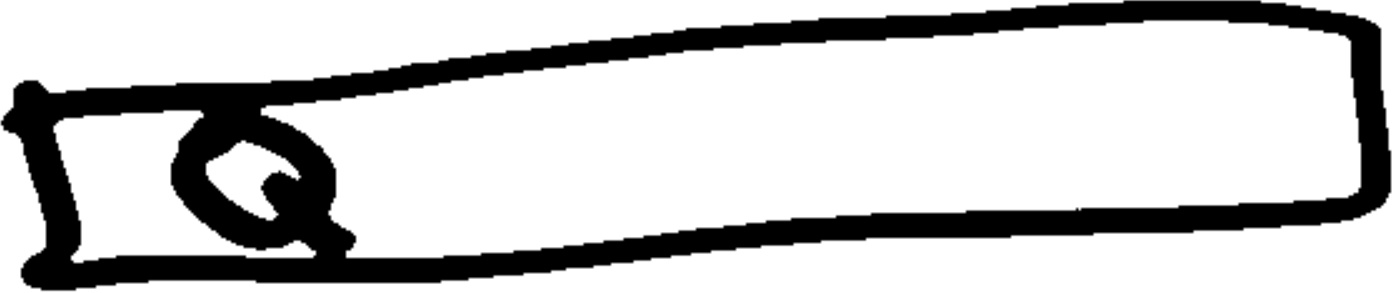
#> input picture preprocess/testing3/pic1_0.jpg, 1394 x 293 px; its folder holds only this picture in this run
$ python -i preprocess.py   (imports and definitions only)
#> lines starting #> are read from the running program, lines starting #| are printed output that depends on the picture
import sys
import cv2
import numpy as np
import os
import base64

def format_path(path):
    if(path[-1:] == '/'):
        path = path[:-1]
    return path

def extension(picname):
    ind = picname.index('.')
    ext = picname[ind + 1 : ]
    return ext

def processImg(img):
    resized = cv2.resize(img, (720,720))
    blurred = cv2.medianBlur(resized, 5)
    threshed = cv2.adaptiveThreshold(blurred,255,cv2.ADAPTIVE_THRESH_GAUSSIAN_C,cv2.THRESH_BINARY,int(len(img)/20)*2-1,11)
    backtorgb = cv2.cvtColor(threshed,cv2.COLOR_GRAY2BGR)
    return backtorgb

def preprocess(path, path_to_save):
    path = format_path(path)
    path_to_save = format_path(path_to_save)
    if not os.path.exists(path_to_save):
        os.makedirs(path_to_save)
    pic_names = os.listdir(path)
    pics = ['{}/{}'.format(path,pic_name) for pic_name in pic_names]
    for i in pics:
        print(i)
    for pic,pic_name in zip(pics,pic_names):
        print(pic_name)
        img = cv2.imread(pic, 0)
        #print(img)
        threshed = processImg(img)
        ind = pic_name.index('.')
        #print(ind)
        name = path_to_save+'/'+pic_name[:ind]+'.png'
        cv2.imwrite(name, threshed)


def preprocessBlob(blob):
    img = base64.b64decode(blob)
    grayed = cv2.cvtColor(img, cv2.COLOR_BGR2GRAY)
    threshed = processImg(greyed)
    return threshed

# [4 lines of commented-out code are left out]

>>> import cv2
>>> picture = cv2.imread('testing3/pic1_0.jpg')
#> picture is the input picture: shape (293, 1394, 3); min 0, max 255, mean 198.5
>>> result = processImg(picture)
#> in processImg, `resized = cv2.resize(img, (720,720))`:
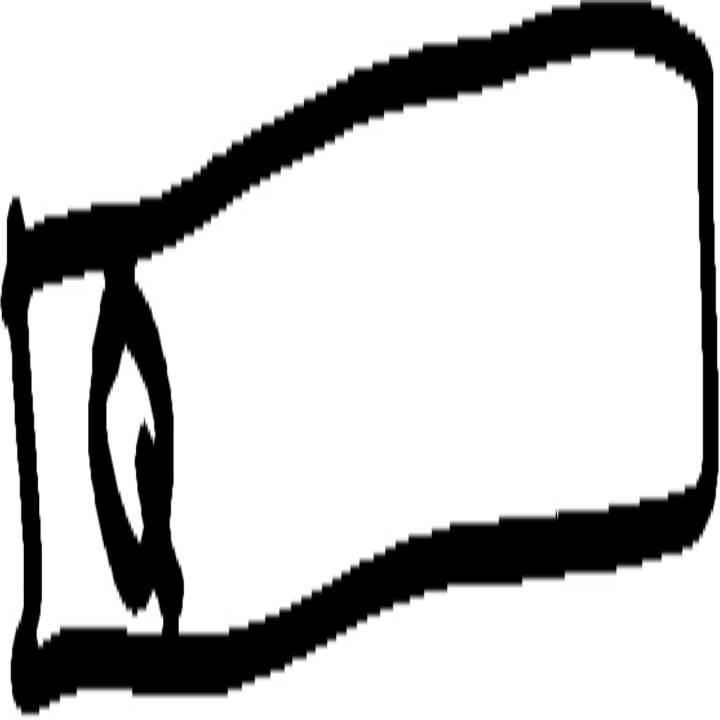
#> resized: shape (720, 720, 3); min 0, max 255, mean 198.5
#> (the run stopped early here; a loop or call above may not have finished)

$ run again, on preprocess/testing3/pic1_1.jpg
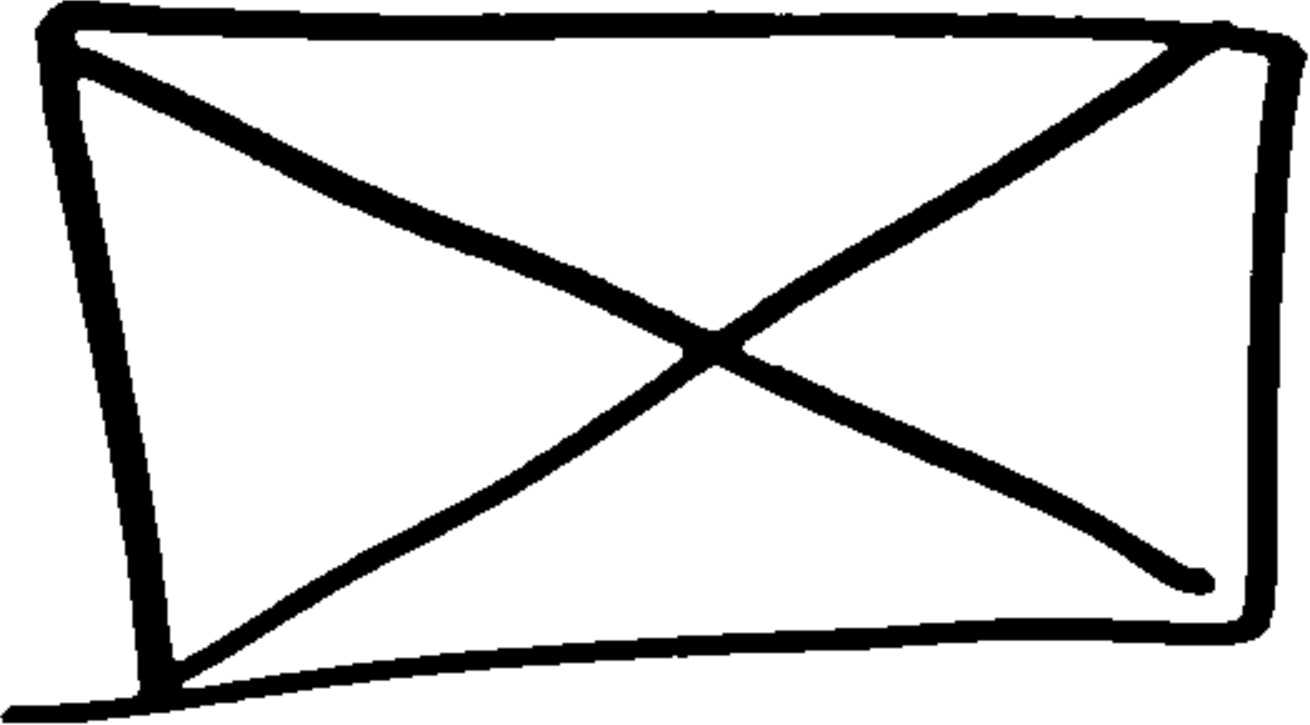
#> input picture preprocess/testing3/pic1_1.jpg, 1310 x 725 px
#> picture is the input picture: shape (725, 1310, 3); min 0, max 255, mean 211.7
#> in processImg, `resized = cv2.resize(img, (720,720))`:
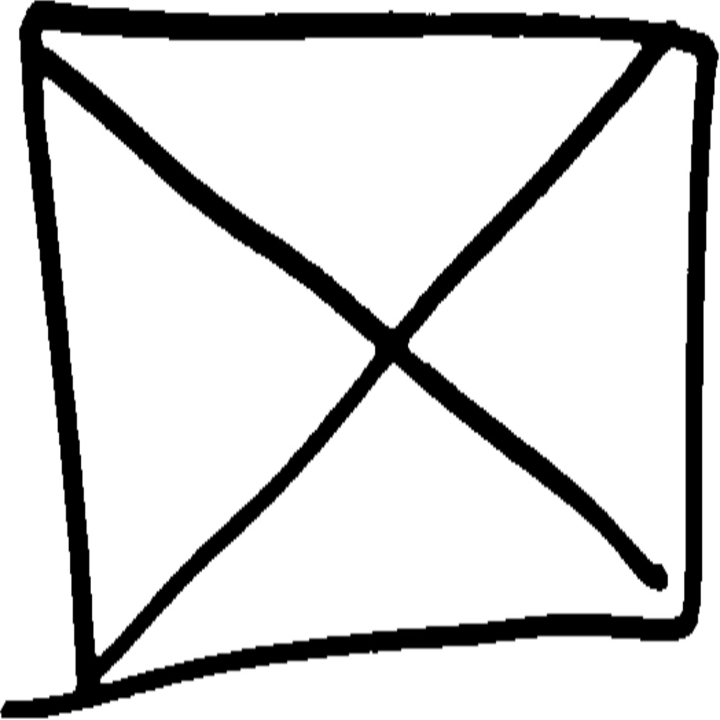
#> resized: shape (720, 720, 3); min 0, max 255, mean 211.7

$ run again, on preprocess/testing3/pic1_2.jpg
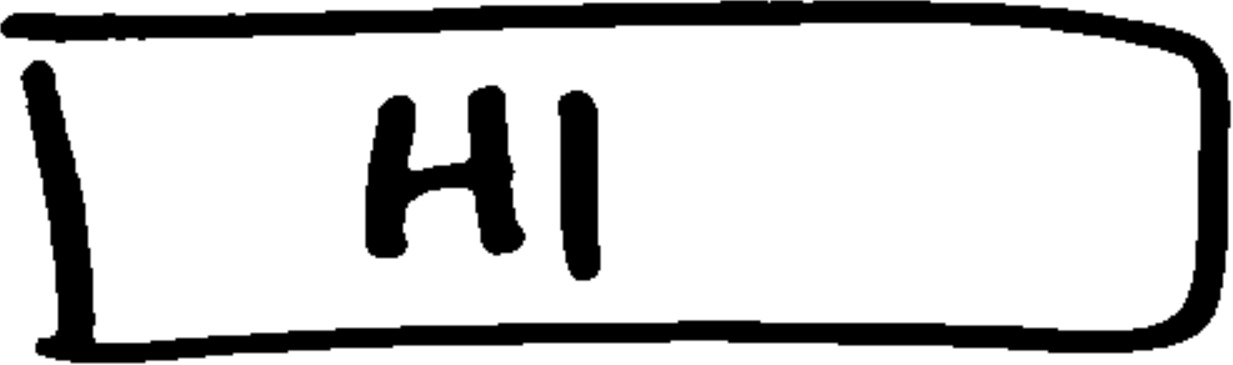
#> input picture preprocess/testing3/pic1_2.jpg, 1233 x 365 px
#> picture is the input picture: shape (365, 1233, 3); min 0, max 255, mean 203.3
#> in processImg, `resized = cv2.resize(img, (720,720))`:
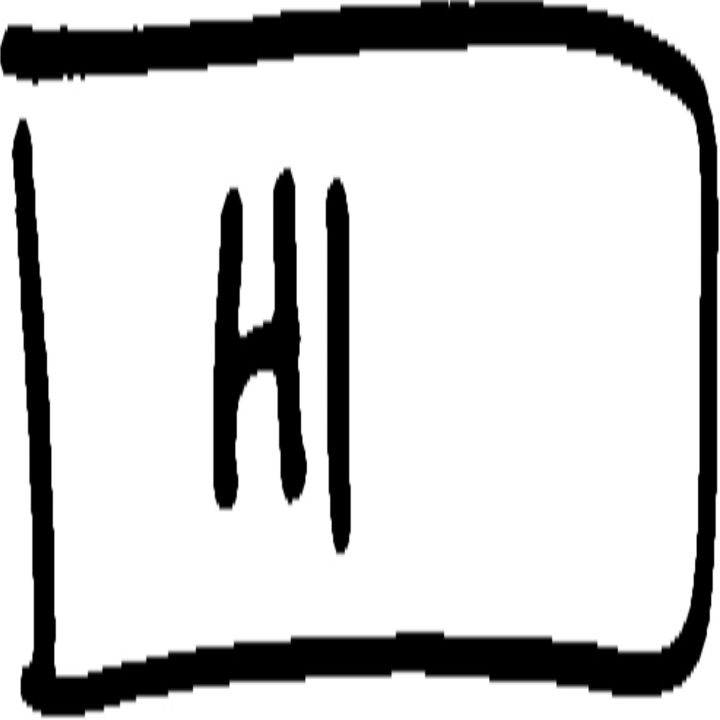
#> resized: shape (720, 720, 3); min 0, max 255, mean 203.3
